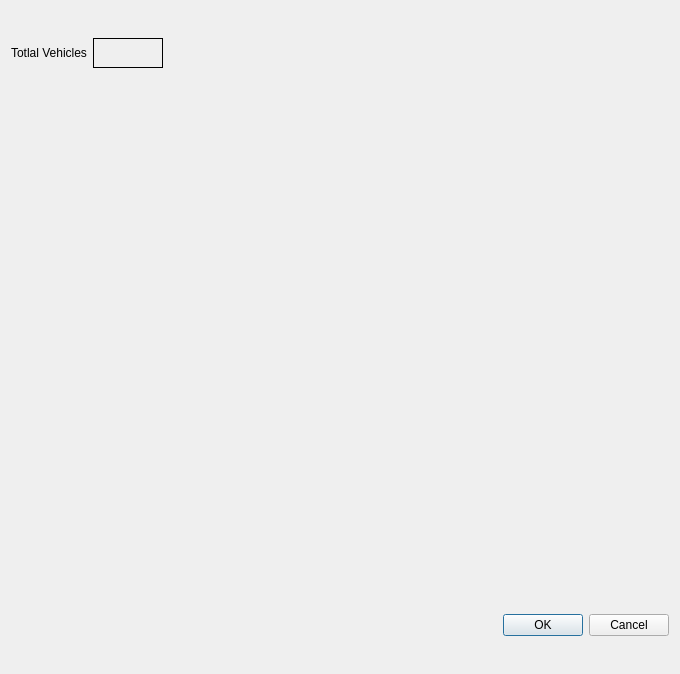
<?xml version="1.0" encoding="UTF-8"?>
<ui version="4.0">
 <class>Dialog</class>
 <widget class="QDialog" name="Dialog">
  <property name="geometry">
   <rect>
    <x>0</x>
    <y>0</y>
    <width>680</width>
    <height>674</height>
   </rect>
  </property>
  <property name="windowTitle">
   <string>Dialog</string>
  </property>
  <layout class="QGridLayout" name="gridLayout">
   <item row="0" column="0">
    <widget class="QLabel" name="label">
     <property name="text">
      <string>Totlal Vehicles</string>
     </property>
    </widget>
   </item>
   <item row="0" column="1">
    <widget class="QLabel" name="lblFrameNum">
     <property name="minimumSize">
      <size>
       <width>70</width>
       <height>30</height>
      </size>
     </property>
     <property name="maximumSize">
      <size>
       <width>70</width>
       <height>30</height>
      </size>
     </property>
     <property name="frameShape">
      <enum>QFrame::Box</enum>
     </property>
     <property name="text">
      <string/>
     </property>
    </widget>
   </item>
   <item row="1" column="0" colspan="3">
    <widget class="QCustomPlot" name="customPlot" native="true">
     <property name="minimumSize">
      <size>
       <width>640</width>
       <height>480</height>
      </size>
     </property>
     <property name="maximumSize">
      <size>
       <width>640</width>
       <height>480</height>
      </size>
     </property>
    </widget>
   </item>
   <item row="2" column="2">
    <widget class="QDialogButtonBox" name="buttonBox">
     <property name="orientation">
      <enum>Qt::Horizontal</enum>
     </property>
     <property name="standardButtons">
      <set>QDialogButtonBox::Cancel|QDialogButtonBox::Ok</set>
     </property>
    </widget>
   </item>
  </layout>
 </widget>
 <customwidgets>
  <customwidget>
   <class>QCustomPlot</class>
   <extends>QWidget</extends>
   <header>qcustomplot.h</header>
   <container>1</container>
  </customwidget>
 </customwidgets>
 <resources/>
 <connections>
  <connection>
   <sender>buttonBox</sender>
   <signal>accepted()</signal>
   <receiver>Dialog</receiver>
   <slot>accept()</slot>
   <hints>
    <hint type="sourcelabel">
     <x>248</x>
     <y>254</y>
    </hint>
    <hint type="destinationlabel">
     <x>157</x>
     <y>274</y>
    </hint>
   </hints>
  </connection>
  <connection>
   <sender>buttonBox</sender>
   <signal>rejected()</signal>
   <receiver>Dialog</receiver>
   <slot>reject()</slot>
   <hints>
    <hint type="sourcelabel">
     <x>316</x>
     <y>260</y>
    </hint>
    <hint type="destinationlabel">
     <x>286</x>
     <y>274</y>
    </hint>
   </hints>
  </connection>
 </connections>
</ui>
